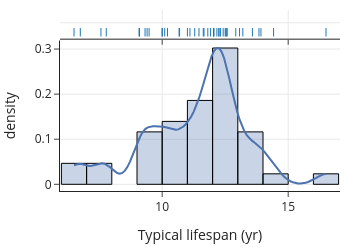

Notebook source saved alongside this figure:
### Markdown cell above
Another common smoothing technique is *kernel density estimation* (KDE).
A KDE plot shows the distribution using a smooth curve rather than bars.
In the following plot, we show the same histogram of dog longevity with a KDE curve overlaid. The KDE curve has a similar shape as the histogram:

### Code cell
from scipy.stats import gaussian_kde

fig = px.histogram(dogs, x="longevity", marginal="rug",
                   histnorm='probability density', nbins=20,
                   labels={"longevity":"Typical lifespan (yr)"},
                   width=350, height=250)

fig.update_traces(marker_color='rgba(76,114,176,0.3)',
                  marker_line_width=1, marker_line_color="black",
                  selector=dict(type='histogram'))

bandwidth = 0.2
xs = np.linspace(min(dogs['longevity']), max(dogs['longevity']), 100)
ys = gaussian_kde(dogs['longevity'], bandwidth)(xs)
curve = go.Scatter(x=xs, y=ys)

fig.add_trace(curve)
fig.update_traces(marker_color='rgb(76,114,176)',
                  selector=dict(type='scatter'))
fig.update_yaxes(title='density', row=1, col=1)
fig.update_layout(showlegend=False)
fig.show()

### Figure 1 — Plotly figure (JSON) as saved in the notebook; plotly's stock layout.template omitted (floating-point values rounded to 4 significant figures)
{"data": [{"alignmentgroup": "True", "bingroup": "x", "histnorm": "probability density", "hovertemplate": "Typical lifespan (yr)=%{x}<br>probability density=%{y}<extra></extra>", "legendgroup": "", "marker": {"color": "rgba(76,114,176,0.3)", "line": {"color": "black", "width": 1}, "pattern": {"shape": ""}}, "name": "", "nbinsx": 20, "offsetgroup": "", "orientation": "v", "showlegend": false, "type": "histogram", "x": [12.92, 13.84, 11.66, 12.5, 12.53, 12.58, 13.92, 11.81, 16.5, 12.54, 11.46, 12.42, 14.42, 12.04, 12.25, 13.2, 11.63, 12.04, 9.48, 12.31, 11.1, 11, 13.07, 10.1, 11.29, 13.58, 12.05, 12.25, 10, 12.17, 10, 10.69, 9.4, 11.92, 9.32, 9.1, 9.08, 10.21, 10.67, 6.75, 7.57, 6.5, 7.78], "xaxis": "x", "yaxis": "y"}, {"alignmentgroup": "True", "boxpoints": "all", "fillcolor": "rgba(255,255,255,0)", "hoveron": "points", "hovertemplate": "Typical lifespan (yr)=%{x}<extra></extra>", "jitter": 0, "legendgroup": "", "line": {"color": "rgba(255,255,255,0)"}, "marker": {"color": "#1F77B4", "symbol": "line-ns-open"}, "name": "", "offsetgroup": "", "showlegend": false, "type": "box", "x": [12.92, 13.84, 11.66, 12.5, 12.53, 12.58, 13.92, 11.81, 16.5, 12.54, 11.46, 12.42, 14.42, 12.04, 12.25, 13.2, 11.63, 12.04, 9.48, 12.31, 11.1, 11, 13.07, 10.1, 11.29, 13.58, 12.05, 12.25, 10, 12.17, 10, 10.69, 9.4, 11.92, 9.32, 9.1, 9.08, 10.21, 10.67, 6.75, 7.57, 6.5, 7.78], "xaxis": "x2", "yaxis": "y2"}, {"marker": {"color": "rgb(76,114,176)"}, "type": "scatter", "x": [6.5, 6.601, 6.702, 6.803, 6.904, 7.005, 7.106, 7.207, 7.308, 7.409, 7.51, 7.611, 7.712, 7.813, 7.914, 8.015, 8.116, 8.217, 8.318, 8.419, 8.52, 8.621, 8.722, 8.823, 8.924, 9.025, 9.126, 9.227, 9.328, 9.429, 9.53, 9.631, 9.732, 9.833, 9.934, 10.04, 10.14, 10.24, 10.34, 10.44, 10.54, 10.64, 10.74, 10.84, 10.94, 11.05, 11.15, 11.25, 11.35, 11.45, 11.55, 11.65, 11.75, 11.85, 11.95, 12.06, 12.16, 12.26, 12.36, 12.46, 12.56, 12.66, 12.76, 12.86, 12.96, 13.07, 13.17, 13.27, 13.37, 13.47, 13.57, 13.67, 13.77, 13.87, 13.97, 14.08, 14.18, 14.28, 14.38, 14.48, 14.58, 14.68, 14.78, 14.88, 14.98, 15.09, 15.19, 15.29, 15.39, 15.49, 15.59, 15.69, 15.79, 15.89, 15.99, 16.1, 16.2, 16.3, 16.4, 16.5], "y": [0.04241, 0.04495, 0.04569, 0.04495, 0.04337, 0.04177, 0.04086, 0.04105, 0.0423, 0.04415, 0.04582, 0.04651, 0.04561, 0.04291, 0.03871, 0.03368, 0.0288, 0.02514, 0.0237, 0.02526, 0.03026, 0.03877, 0.05038, 0.06422, 0.07903, 0.0934, 0.106, 0.1158, 0.1225, 0.1263, 0.1281, 0.1285, 0.1286, 0.1285, 0.1283, 0.1277, 0.1266, 0.1249, 0.1231, 0.1216, 0.121, 0.1218, 0.1241, 0.1281, 0.1337, 0.1409, 0.1498, 0.1607, 0.1738, 0.1893, 0.207, 0.2265, 0.2466, 0.2661, 0.283, 0.2957, 0.3023, 0.3018, 0.2939, 0.279, 0.2588, 0.235, 0.2099, 0.1855, 0.1634, 0.1444, 0.1289, 0.1169, 0.1079, 0.1013, 0.09628, 0.09206, 0.08786, 0.08312, 0.07752, 0.07101, 0.06375, 0.05601, 0.04809, 0.04027, 0.03279, 0.02586, 0.01967, 0.01437, 0.01005, 0.006723, 0.004341, 0.002801, 0.001993, 0.001838, 0.002304, 0.003406, 0.005173, 0.007602, 0.0106, 0.01393, 0.01724, 0.02008, 0.022, 0.02268]}], "layout": {"barmode": "relative", "height": 250, "legend": {"tracegroupgap": 0}, "showlegend": false, "width": 350, "xaxis": {"anchor": "y", "autorange": true, "domain": [0, 1], "range": [5.944, 17.06], "title": {"text": "Typical lifespan (yr)"}, "type": "linear"}, "xaxis2": {"anchor": "y2", "autorange": true, "domain": [0, 1], "matches": "x", "range": [5.944, 17.06], "showticklabels": false, "type": "linear"}, "yaxis": {"anchor": "x", "autorange": true, "domain": [0, 0.8316], "range": [-0.01486, 0.319], "title": {"text": "density"}, "type": "linear"}, "yaxis2": {"anchor": "x2", "autorange": true, "domain": [0.8416, 1], "matches": "y2", "range": [-0.6169, 0.5], "showline": false, "showticklabels": false, "ticks": "", "type": "category"}}}
